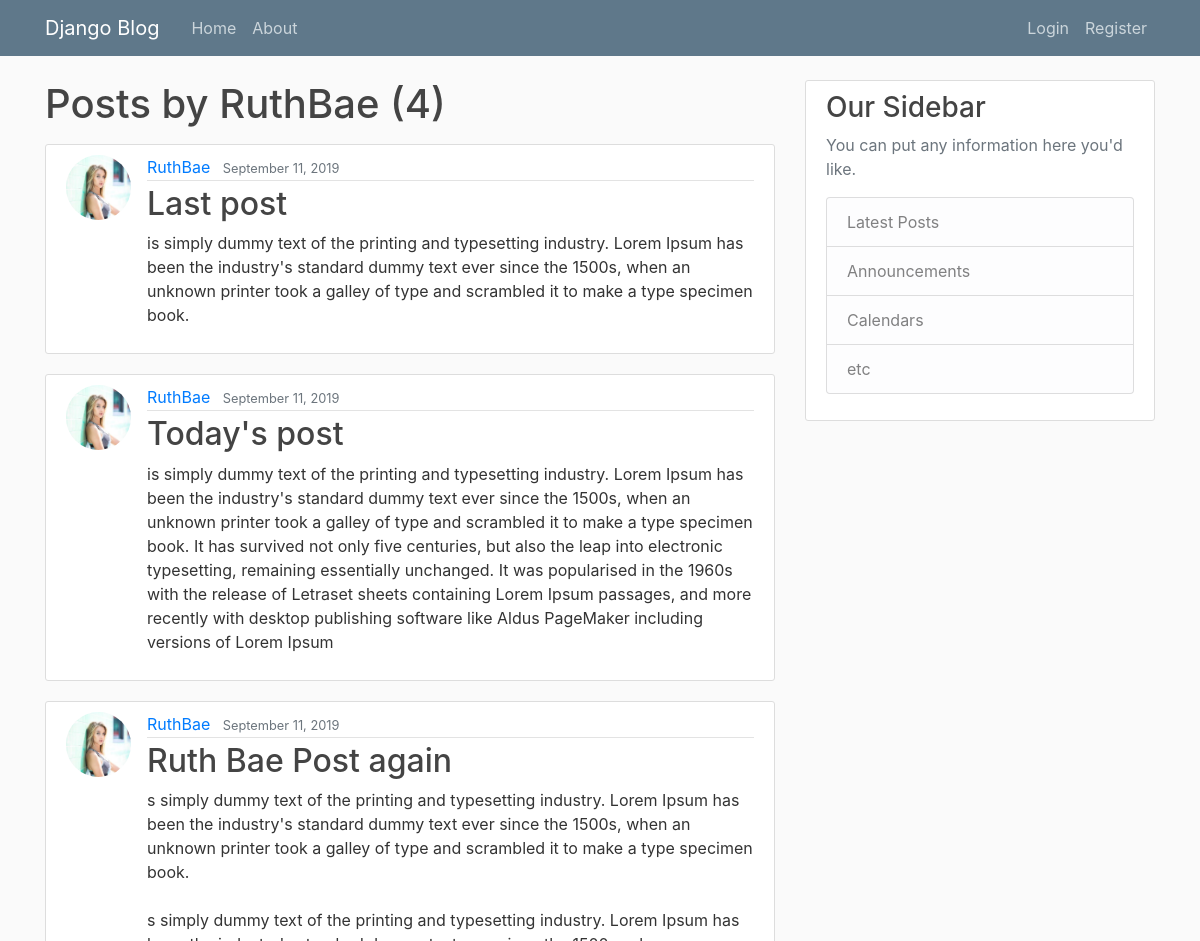
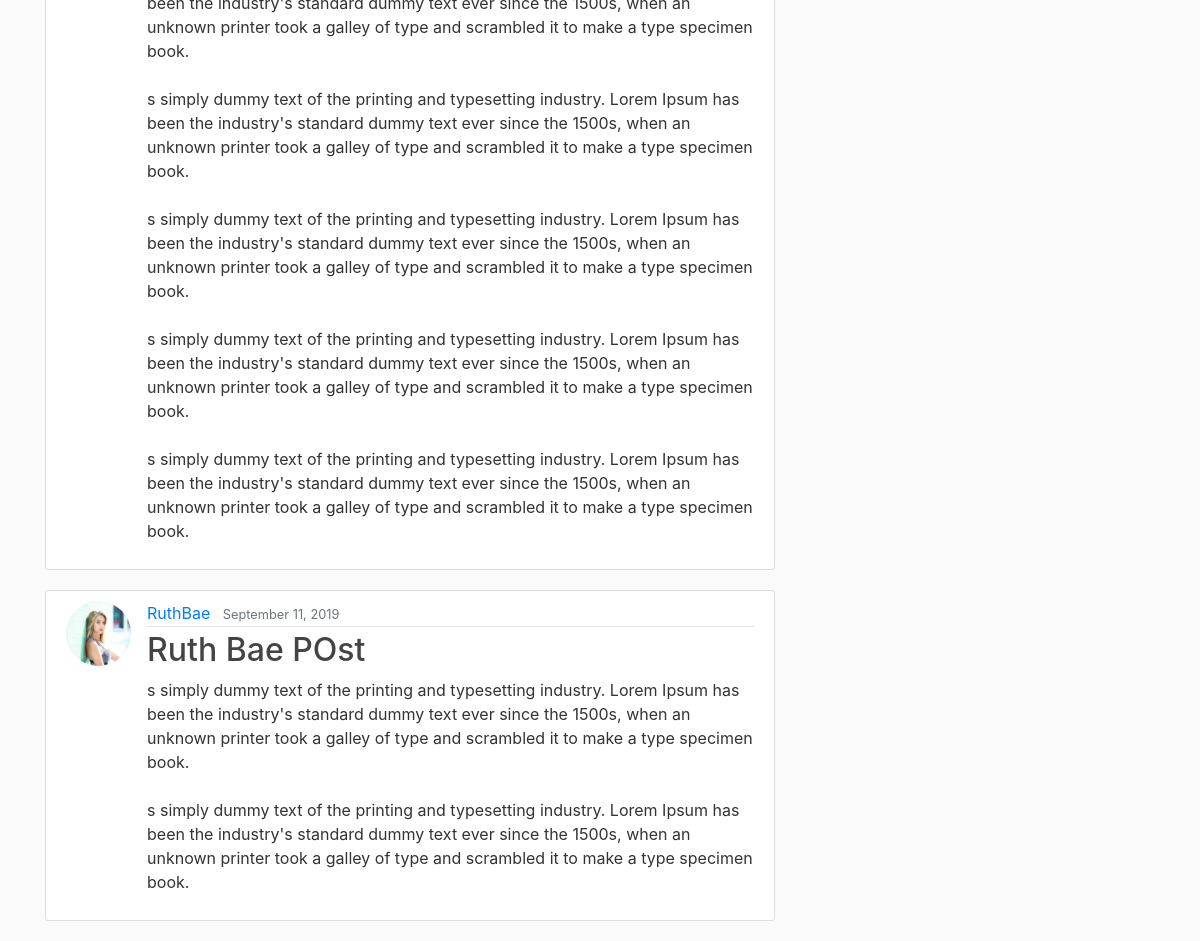
/user/RuthBae, run on the app's committed database (2 pictures, top to bottom).
### blog/models.py (models this page shows, shortened)
class Post(models.Model):
    title = models.CharField(max_length=100)
    content = models.TextField()
    date_posted = models.DateTimeField(default=timezone.now)
    author = models.ForeignKey(User, on_delete=models.CASCADE)

### users/models.py (models this page shows, shortened)
class Profile(models.Model):
    user = models.OneToOneField(User, on_delete=models.CASCADE)
    image = models.ImageField(default='default.jpg', upload_to='profile_pics')

### blog/views.py (the view)
# urls.py: path('user/<str:username>', UserPostListView.as_view(), name='user-posts'),
class UserPostListView(ListView):
    model = Post
    template_name = 'blog/user_posts.html'  # <app>/<model>_<viewtype>.html
    context_object_name = 'posts'
    paginate_by = 5
    def get_queryset(self):
        user = get_object_or_404(User, username=self.kwargs.get('username'))
        return Post.objects.filter(author=user).order_by('-date_posted')

### blog/templates/blog/user_posts.html (shortened to what this page needs)
{% extends "blog/base.html" %}
{% block content %}
    <h1 class="mb-3">Posts by {{ view.kwargs.username }} ({{ page_obj.paginator.count }})</h1>
    {% for post in posts %}
        <article class="media content-section">
          <img class="rounded-circle article-img" src="{{ post.author.profile.image.url }}">
          <div class="media-body">
            <div class="article-metadata">
              <a class="mr-2" href="{% url 'user-posts' post.author.username %}">{{ post.author }}</a>
              <small class="text-muted">{{ post.date_posted|date:"F d, Y" }}</small>
            </div>
            <h2><a class="article-title" href="{% url 'post-detail' post.id %}">{{ post.title }}</a></h2>
            <p class="article-content">{{ post.content }}</p>
          </div>
        </article>
    {% endfor %}
{% endblock content %}

### blog/static/blog/main.css (style rules this page uses)
body { background: #fafafa; color: #333333; margin-top: 5rem; }
h1, h2, h3, h4, h5, h6 { color: #444444; }
.content-section { background: #ffffff; padding: 10px 20px; border: 1px solid #dddddd; border-radius: 3px; margin-bottom: 20px; }
.article-title { color: #444444; }
.article-content { white-space: pre-line; }
.article-img { height: 65px; width: 65px; margin-right: 16px; }
.article-metadata { padding-bottom: 1px; margin-bottom: 4px; border-bottom: 1px solid #e3e3e3 }

### data on the page
Post: author.profile.image (picture), author "RuthBae", date_posted "September 11, 2019", title "Last post", content "is simply dummy text of the printing and typesetting industry. Lorem Ipsum has been the industry's standard dummy text ever since the 1500s, when an unknown printer took a galley of type and scrambled it to make a type specimen book."
Post: author.profile.image (picture), author "RuthBae", date_posted "September 11, 2019", title "Today's post", content "is simply dummy text of the printing and typesetting industry. Lorem Ipsum has been the industry's standard dummy text ever since the 1500s, when an unknown printer took a galley of type and scrambled it to make a type specimen book. It has survived not only five centuries, but also the leap into electronic typesetting, remaining essentially unchanged. It was popularised in the 1960s with the release of Letraset sheets containing Lorem Ipsum passages, and more recently with desktop publishing software like Aldus PageMaker including versions of Lorem Ipsum"
Post: author.profile.image (picture), author "RuthBae", date_posted "September 11, 2019", title "Ruth Bae Post again", content "s simply dummy text of the printing and typesetting industry. Lorem Ipsum has been the industry's standard dummy text ever since the 1500s, when an unknown printer took a galley of type and scrambled it to make a type specimen book. s simply dummy text of the printing and typesetting industry. Lorem Ipsum has been the industry's standard dummy text ever since the 1500s, when an unknown printer took a galley of type and scrambled it to make a type specimen book. s simply dummy text of the printing and typesetting industry. Lorem Ipsum has been the industry's standard dummy text ever since the 1500s, when an unknown printer took a galley of type and scrambled it to make a type specimen book.…"
Post: author.profile.image (picture), author "RuthBae", date_posted "September 11, 2019", title "Ruth Bae POst", content "s simply dummy text of the printing and typesetting industry. Lorem Ipsum has been the industry's standard dummy text ever since the 1500s, when an unknown printer took a galley of type and scrambled it to make a type specimen book. s simply dummy text of the printing and typesetting industry. Lorem Ipsum has been the industry's standard dummy text ever since the 1500s, when an unknown printer took a galley of type and scrambled it to make a type specimen book."

### other printed values
{{ view.kwargs.username }} "RuthBae"
{{ page_obj.paginator.count }} "4"
